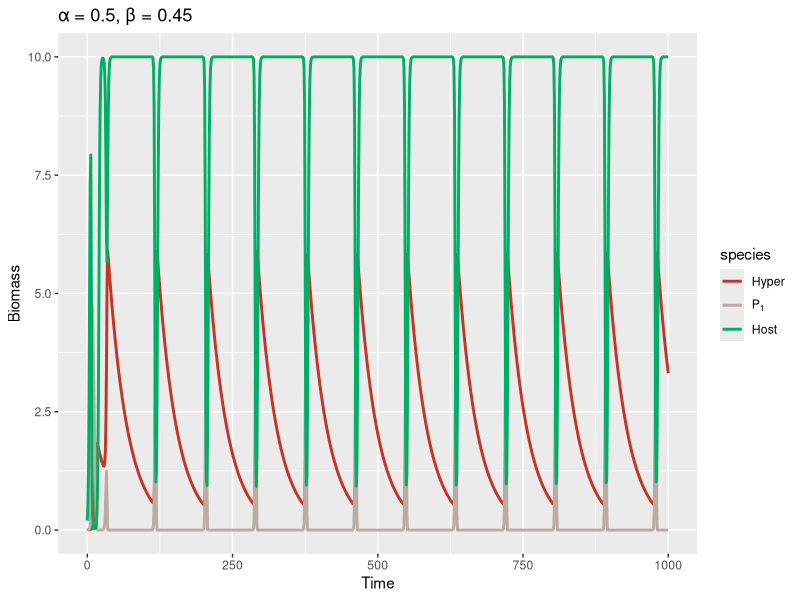

Reproduce this figure in R. (Note: this script raises an error after producing the figure.)
library(deSolve)
library(tidyverse)

### Build up tritrophic model ----
Model <- function(times, state, parms) {
  with(as.list(c(state, parms)), {
    dH_dt = (h1 * o1 * P1 * H) - (d * H)
    dP1_dt = e1 * a1 * P1 * S - o1 * P1 * H - m1 * P1
    dS_dt = r * S * (1-S/K) - a1 * P1 * S
    return(list(c(dH_dt, dP1_dt, dS_dt)))
  })
}

### Type-II functional response
Model <- function(times, state, parms) {
  with(as.list(c(state, parms)), {
    dH_dt = h1 * (o1 * P1) / (Ks + P1) * H - d * H
    dP1_dt = e1 * (a1 * S) / (Ks + S) * P1  - (o1 * P1) / (Ks + P1) * H - m1 * P1
    dS_dt = r * S * (1-S/K) - (a1 * S) / (Ks + S) * P1
    return(list(c(dH_dt, dP1_dt, dS_dt)))
  })
}

### Type-II functional response
Model <- function(times, state, parms) {
  with(as.list(c(state, parms)), {
    dH_dt = h1 * (o1 * P1) / (Ks + P1) * H - d * H
    dP1_dt = e1 * (a1 * S)* P1  - (o1 * P1) / (Ks + P1) * H - m1 * P1
    dS_dt = r * S * (1-S/K) - (a1 * S) * P1
    return(list(c(dH_dt, dP1_dt, dS_dt)))
  })
}

### Model parameters ----

times <- seq(0, 1000, by = 0.05)
#state <- c(H = 1, P1H = 0, P1 = 2, S = 5)
state <- c(H = 0.01, P1 = 0.01, S = 0.2)
#Change alpha and beta--
parms <- c(r = 1, K = 10,
           a1 = 0.5, psi1 = 1, e1 = 0.5,
           b1 = 0.45, m1 = 0.2, e1H = 0.5,
           o1 = 0.8, h1 = 1, c1 = 0.9, d = 0.03, Ks = 0.8)


### Model application ----
pop_size = ode(func = Model, times = times, y = state, parms = parms)

tail(pop_size)
#tail(mutate(as.data.frame(pop_size), P1total = P1 + P1H))
### Plot the result ----
## Plotting
pop_size %>%
  as.data.frame() %>%
  filter(time %% 1 == 0) %>%
  #filter(time > 1000, time < 5000) %>%
  #View()
  pivot_longer(cols = c("H", "P1", "S"), #"H", "P1H", "P1", "S" 
               names_to = "species", values_to = "biomass") %>%
  #filter(species == c("H","S")) %>%
  ggplot(mapping = aes(x = time, y = biomass, color = species)) +
  labs(x = "Time", y = "Biomass", title = paste0("α = ", parms["a1"], ", β = ", parms["b1"])) +  #paste0("r =", parms["r"]))β
  geom_line(lwd = 1) +
  scale_colour_manual(labels = c("H" = "Hyper", "P1" = expression(P[1]), 
                                 "P1H" = expression(P[1/H]), "S" = "Host"),
                      values = c("H" = "#C03728", "P1" = "#BCAAA4", 
                                 "P1H" = "#82491E", "S" = "#00AF66"))

k = 0
avg = rep(0, 3)
for (j in colnames(pop_size)[2:4]) { #run a loop that can input each species
  peaks = findpeaks(pop_size[, j])[ ,2]
  periods = peaks[length(peaks)] - peaks[length(peaks) - 1]
  avg[k] = mean(pop_size[(length(times) - periods + 1):length(times), j]) #store the long term average in to the vector that just created
  k = k + 1 #increase k so that we can put the value of next species into the vector
}
avg

#Analytic Sol:

with(as.list(parms), {
  H = (e1*a1*K*(1-(a1*d)/(h1*o1*r))-m1)/o1
  P = d/(h1*o1)
  S = K*(1-(a1*d)/(h1*o1*r))
  return(c(H = H, P = P, S = S))
})
 
